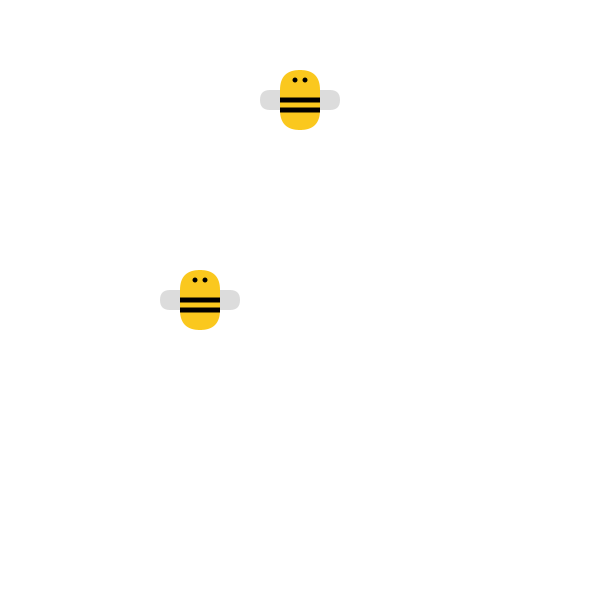
Frame 1 (no input)
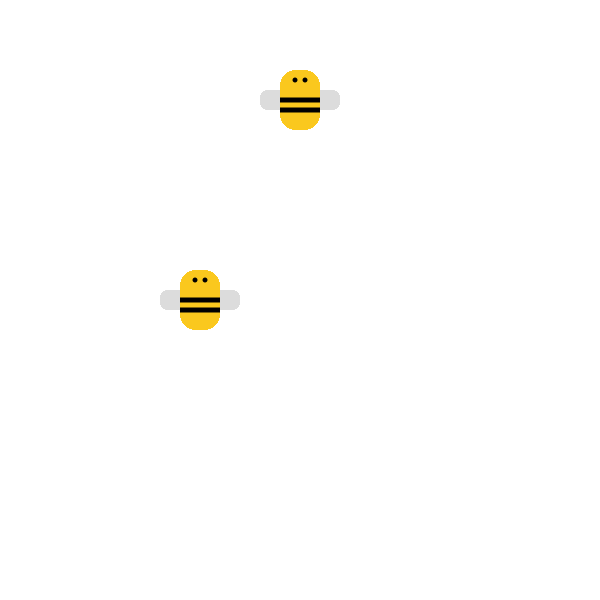
Frame 60 (the mouse pressed at the canvas centre just before this capture)
Frame 120 (the mouse held since frame 60 and released just before this capture): identical to frame 60, image omitted

The Processing sketch that drew these frames (run headless with seeded random() and noise(); from frame 60 on, the mouse is pressed at the canvas centre):

// Processing sketch: abejita_2
// ── abejita_2.pde
void setup() {
  size(600, 600);
  background(255);
  rectMode(CENTER);
  noStroke();
}

void draw() {
  //llamado a la función dibujarAbejita
  dibujarAbejita(200, 300);
  dibujarAbejita(300, 100);
}

//creamos la función que dibuja una abeja
//resibe los parametros posX y posY
void dibujarAbejita(float posX, float posY) {
  //alas
  fill(220);
  rect(posX, posY, 80, 20, 50);

  //cuerpo
  fill(250, 200, 30);
  rect(posX, posY, 40, 60, 60);

  //rayas
  fill(0);
  rect(posX, posY, 40, 5);
  rect(posX, posY + 10, 40, 5);

  //ojos
  ellipse(posX - 5, posY - 20, 5, 5);
  ellipse(posX + 5, posY - 20, 5, 5);
}
